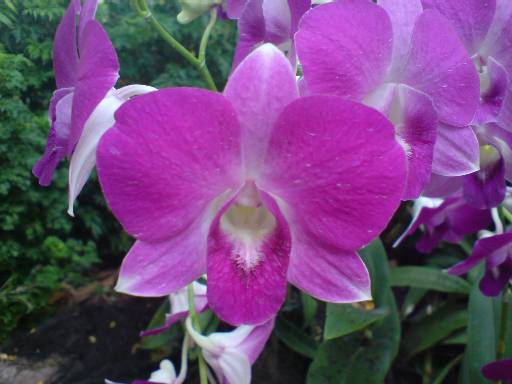
#> input picture lab2/flower.JPG, 512 x 384 px
$ python Sharpening_Filters.py
#> lines starting #> are read from the running program, lines starting #| are printed output that depends on the picture
### lab2/functions.py
import cv2 as cv
import matplotlib.pyplot as plt
import numpy as np

def read_image(path):

    # Reads an image from the specified file path.
    # Parameters:
    # path (str): The file path to the image.
    # Returns:
    # numpy.ndarray: The image read from the file, or None if the image could not be loaded.

#> called with path = 'flower.JPG'
    return cv.imread(path)
#> returned value is the input picture: shape (384, 512, 3); mean B, G, R 122.4, 71.3, 113.4

def transform_to_gray(image):

    # Converts a color image to grayscale.
    # Parameters:
    # image (numpy.ndarray): The input color image in RGB format.
    # Returns:
    # numpy.ndarray: The grayscale version of the input image.

    return cv.cvtColor(image, cv.COLOR_RGB2GRAY)
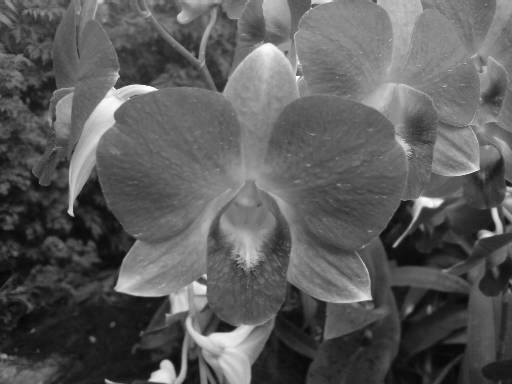
#> returned value: shape (384, 512); min 4, max 254, mean 91.4

# [192 lines left out: functions apply_negative_transform_1, apply_negative_transform_2, plot_Histogram, plot_Histogram2, plot_Histogram3, histogram_stretching and 3 more, not called in this run]

def plot2img(img1,img2,title1,title2,title):
    plt.figure(title)
    plt.subplot(1, 2, 1)
    plt.imshow(img1,cmap='gray')
    plt.title(title1)
    plt.axis('off')

    plt.subplot(1, 2, 2)
    plt.imshow(img2,cmap='gray')
    plt.title(title2)
    plt.axis('off')
    plt.tight_layout()

# [44 lines left out: functions plot4img, sobel_edge_detection, canny_edge_detection, laplacian_edge_detection, not called in this run]

### lab2/Sharpening_Filters.py
import cv2 as cv
import matplotlib.pyplot as plt
import numpy as np
import functions

def main():
    # Read the image and convert it to grayscale
    img = functions.read_image('flower.JPG')
    im_gray = functions.transform_to_gray(img)

    # Define the sharpening kernel
    sharpening_kernel = np.array([[0, -1, 0],
                                  [-1, 5, -1],
                                  [0, -1, 0]])

    # Apply the sharpening filter using cv2.filter2D
    sharpened_img = cv.filter2D(im_gray, -1, sharpening_kernel)
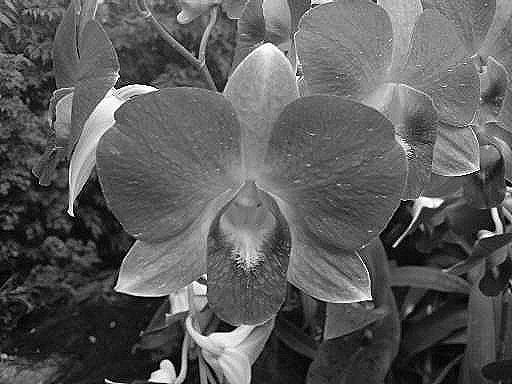
#> sharpened_img: shape (384, 512); min 0, max 255, mean 91.3
    # Display the original grayscale image and the sharpened image
    functions.plot2img(im_gray,sharpened_img,'image','sharpened image','Sharpening Filter')

    plt.show()
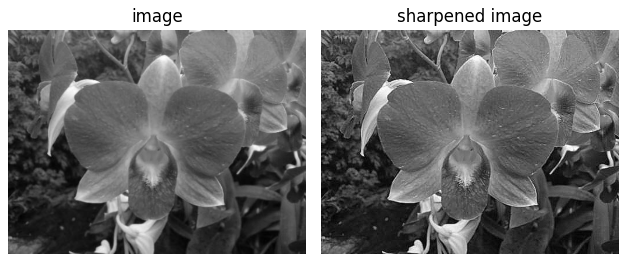
#> figure drawn by matplotlib, 2 panels


main()

$ run again, with lab2/butterfly.jpg copied over lab2/flower.JPG
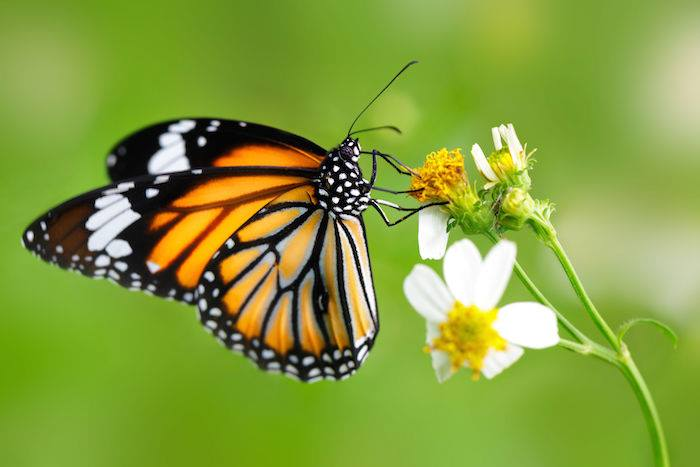
#> input picture lab2/butterfly.jpg, 700 x 467 px
#> in read_image, returned value is the input picture: shape (467, 700, 3); mean B, G, R 61.4, 157.8, 133.6
#> in main, `sharpened_img = cv.filter2D(im_gray, -1, sharpening_kernel)`:
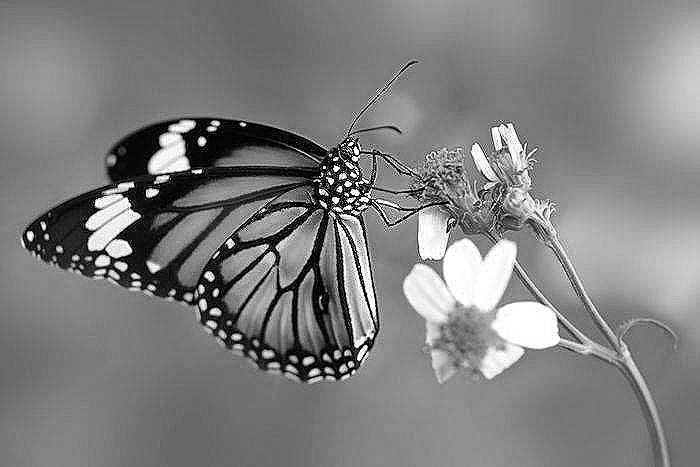
#> sharpened_img: shape (467, 700); min 0, max 255, mean 127
#> in main, `plt.show()`:
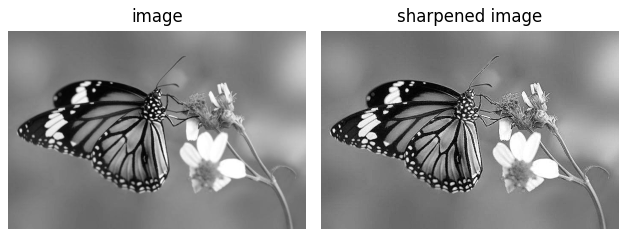
#> figure drawn by matplotlib, 2 panels

$ run again, with lab2/nature.jpg copied over lab2/flower.JPG
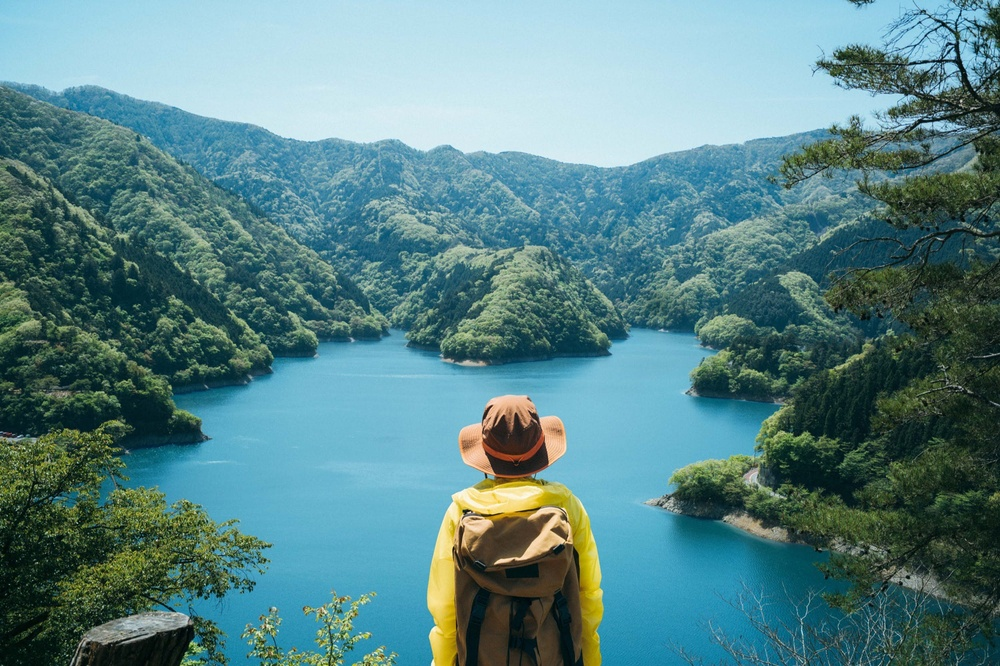
#> input picture lab2/nature.jpg, 1000 x 666 px, shrunk from 2500 x 1666 before the run
#> in read_image, returned value is the input picture: shape (666, 1000, 3); mean B, G, R 134.4, 131.5, 88.7
#> in main, `sharpened_img = cv.filter2D(im_gray, -1, sharpening_kernel)`:
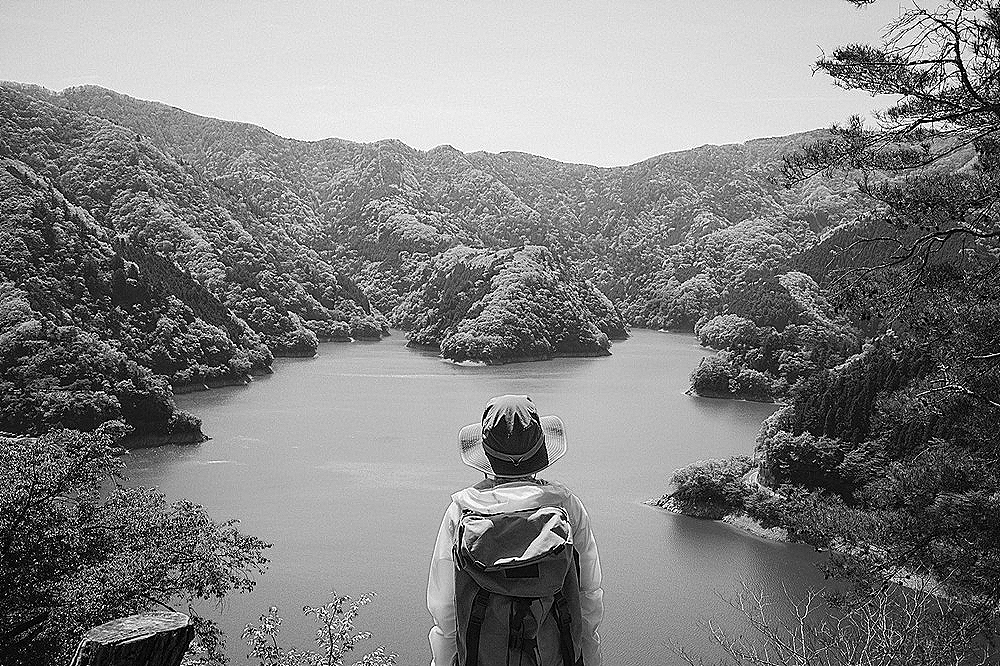
#> sharpened_img: shape (666, 1000); min 0, max 255, mean 128.7
#> in main, `plt.show()`:
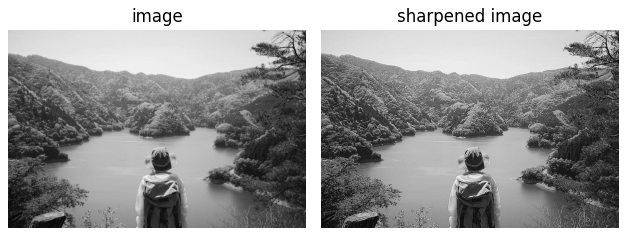
#> figure drawn by matplotlib, 2 panels

$ run again, with lab2/castle.png saved as lab2/flower.JPG
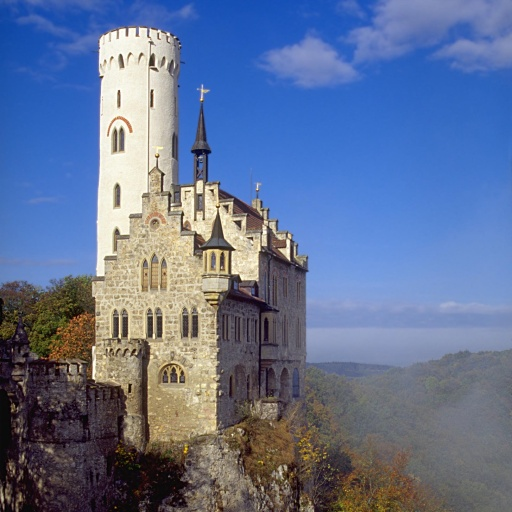
#> input picture lab2/castle.png, 512 x 512 px
#> in read_image, returned value is the input picture: shape (512, 512, 3); mean B, G, R 147.8, 114.4, 98.6
#> in main, `sharpened_img = cv.filter2D(im_gray, -1, sharpening_kernel)`:
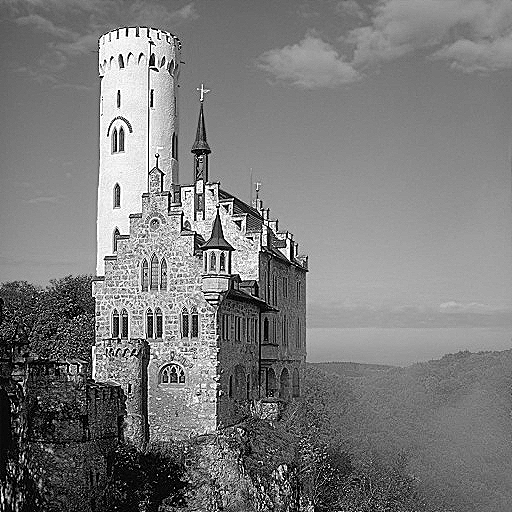
#> sharpened_img: shape (512, 512); min 0, max 255, mean 123
#> in main, `plt.show()`:
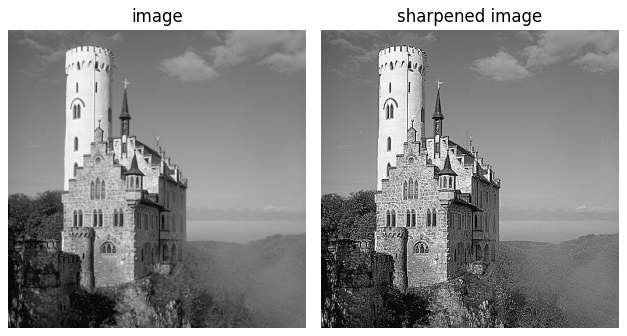
#> figure drawn by matplotlib, 2 panels
